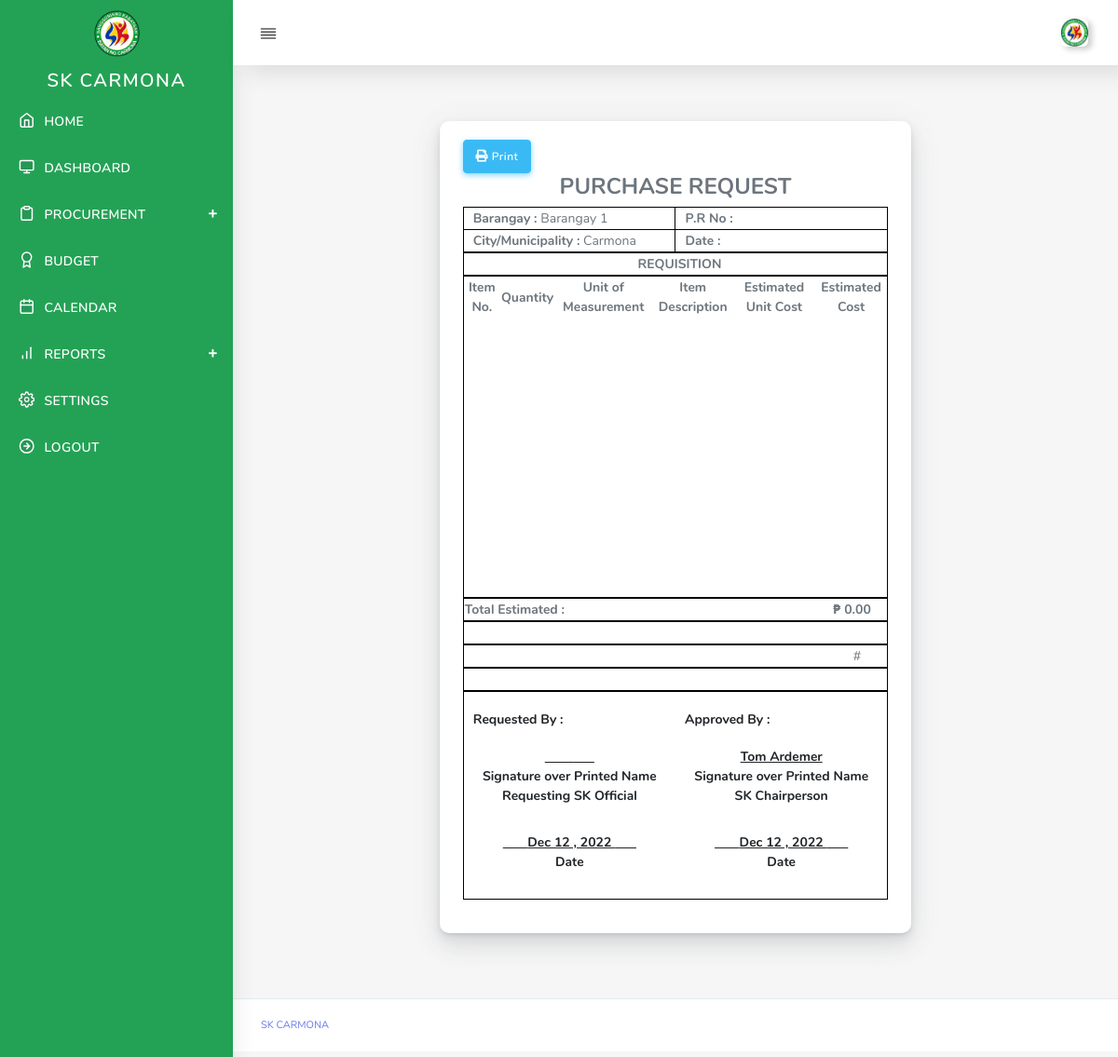
/user/procurement-purchase-request.php (signed in), run on the app's committed database.
### tables this page shows
CREATE TABLE `skaccount` (
  `brgyID` int(11) NOT NULL,
  `barangay_name` varchar(32) NOT NULL,
  `username` varchar(32) NOT NULL,
  `password` varchar(32) NOT NULL,
  `img_profile` text NOT NULL,
  `sk_chairman` varchar(100) NOT NULL,
  `vice_chairman` varchar(100) NOT NULL,
  `secretary` varchar(100) NOT NULL,
  `member1` varchar(100) NOT NULL,
  `member2` varchar(100) NOT NULL,
  `member3` varchar(100) NOT NULL,
  `procuring` varchar(100) NOT NULL,
  `brgy_captain` varchar(100) NOT NULL,
  `committee_approriations` varchar(100) NOT NULL,
  `sk_treasurer` varchar(100) NOT NULL,
  `ai_committee` varchar(100) NOT NULL,
  `budget_officer` varchar(50) NOT NULL,
  `city` varchar(100) NOT NULL,
  `province` varchar(100) NOT NULL,
  `contact` varchar(100) NOT NULL
);

### controller/sk-procurement-reports.php (called while the page is built, shortened)
<?php
$data  = $_SESSION['brgyID'];

### user/procurement-purchase-request.php (the view, shortened to what this page needs)
<?php include('header.php'); ?>
<?php include('nav.php'); ?>
<?php include('../controller/sk-procurement-reports.php'); ?>
	<div class="main-content">
	<div class="row justify-content-center">
	 <div class="col-7">
		    <div class="card">
                  <div class="card-body">
				  <button class="btn btn-info btn-md" type="button" onclick="printDiv('printableArea')"/><i class="fas fa-print"></i> Print </button>
					<?php
					$proid = base64_decode(urldecode($_GET['data']));
					$pr	   = $mysqli->query("SELECT * FROM procurement_goods where brgy_id='$data' and pro_id='$proid'");
					$prres = $pr->fetch_assoc();
					$brgy	 = $mysqli->query("SELECT * FROM skaccount where brgyID ='$data'");
					$brgyres = $brgy->fetch_assoc();
					?>
				  <div id="printableArea">
					  <center><h4> PURCHASE REQUEST </h4> </center>
					  <table class="table-1" style="border:1px solid black;" >
						<tr>
							<td colspan="6"> <strong> Barangay : </strong>  <?php echo $brgyres['barangay_name'];?></td>
							<td colspan="6"><strong> P.R No : </strong> <?php echo $prres['prno'];?></td>
						</tr>
						<tr>
							<td colspan="6"><strong> City/Municipality :</strong>  <?php echo $brgyres['city'];?></td>
							<td colspan="6"><strong> Date : </strong> <?php echo $prres['date_goods'];?> </td>
						</tr>
                      </table>
					   <table class="table-1" style="border:1px solid black;" >
						<tr>
							<td colspan="6" class="text-center"><strong>  REQUISITION </strong></td>
						</tr>
                      </table>
                      <table class="table-2" style="border:1px solid black;width: 100%;">
                        <thead>
                          <tr>
                            <th class="text-center">Item No.</th>
                            <th class="text-center">Quantity</th>
                            <th class="text-center">Unit of Measurement</th>
                            <th class="text-center">Item Description</th>
                            <th class="text-center">Estimated Unit Cost</th>
                            <th class="text-center">Estimated Cost</th>
                          </tr>
                        </thead>
						<tbody>
						<tr><td   colspan="6" class="text-center"></td></tr>
						</tbody>
                      </table>
					   <table class="table-3" style="border:1px solid black;">
						<tr>
							<td colspan="5"> <strong> Total Estimated : </strong> </td>
							<td colspan="0" class="text-center"> <strong> ₱ <?php echo number_format($total,2);?></strong> </td>
						</tr>
                      </table>
					  <table class="table-3" style="border:1px solid black;">
						<tr>
							<td colspan="6">&nbsp;&nbsp;&nbsp;</td>
						</tr>
                      </table>
					  <table class="table-3" style="border:1px solid black;">
						<tr>
							<td colspan="6">&nbsp;&nbsp;&nbsp;</td>
							<td colspan="0" class="text-center">#</td>
						</tr>
                      </table>
					   <table class="table-3" style="border:1px solid black;">
						<tr>
							<td colspan="6">&nbsp;&nbsp;&nbsp;</td>
						</tr>
                      </table>
					    <table class="table" style="border:1px solid black;" >
						<tr>
							<td colspan="6"> <strong> Requested By : </td>
							<td colspan="6"> <strong> Approved By : </td>
						</tr>
						<tr>
							<td colspan="6"  class="text-center"><strong>
							<u>&nbsp;&nbsp;&nbsp; &nbsp;&nbsp;&nbsp;<?php echo $prres['purpose'];?>  &nbsp;&nbsp;&nbsp;&nbsp;&nbsp;&nbsp;</u><br> Signature over Printed Name
							<br> Requesting SK Official</td>
							<td colspan="6"  class="text-center"><strong><u> <?php echo $brgyres['sk_chairman'];?></u><br> Signature over Printed Name  <br> SK Chairperson</td>
						</tr>
						<tr style=" height: 100px;">
							<?php
							$date  = date_create(date('Y-m-d'));
							$today = date_format($date,"M d , Y ");
							?>
							<td colspan="6" class="text-center"> <strong>  <u>&nbsp;&nbsp;&nbsp; &nbsp;&nbsp;&nbsp;<?php echo $today;?>&nbsp;&nbsp;&nbsp;&nbsp;&nbsp;&nbsp;</u><br> Date </td>
							<td colspan="6" class="text-center"> <strong>  <u>&nbsp;&nbsp;&nbsp; &nbsp;&nbsp;&nbsp;<?php echo $today;?>&nbsp;&nbsp;&nbsp;&nbsp;&nbsp;&nbsp;</u><br> Date </td>
						</tr>
                      </table>
                  </div>
                </div>
                </div>
           </div>
           </div>
   </div>
<?php require('footer.php'); ?>

### user/nav.php (shortened to what this page needs)
<?php
include('../config/database.php');
$data     = $_SESSION['brgyID'];
$settings1 = $mysqli->query("SELECT * FROM skaccount where brgyID ='$data'");
while($val1 = $settings1->fetch_object()){
	$profile =  $val1->img_profile;
}
?>
<body>
  <div id="app">
    <div class="main-wrapper main-wrapper-1">
      <div class="navbar-bg"></div>
      <nav class="navbar navbar-expand-lg main-navbar sticky">
        <div class="form-inline mr-auto">
          <ul class="navbar-nav mr-3">
            <li><a href="#" data-toggle="sidebar" class="nav-link nav-link-lg collapse-btn"> <i data-feather="align-justify"></i></a></li>
          </ul>
        </div>
        <ul class="navbar-nav navbar-right">
          <li class="dropdown"><a href="#" data-toggle="dropdown"
              class="nav-link dropdown-toggle nav-link-lg nav-link-user"> <img alt="image" src="../assets/img/barangay/<?php echo $profile;?>"
                class="user-img-radious-style"> <span class="d-sm-none d-lg-inline-block"></span></a>
          </li>
        </ul>
      </nav>
      <div class="main-sidebar sidebar-style-2">
        <aside id="sidebar-wrapper" >
          <div class="sidebar-brand">
            <a href="#"> <img alt="image" src="../assets/img/sk-logo.png" class="header-logo" />
            </a>
          </div>
          <ul class="sidebar-menu" style="background-color:#23a255 !important;">
            <li class="menu-header"><center>SK CARMONA</center></li>
            <li class="dropdown <?php echo $index;?>">
              <a href="index.php" class="nav-link"><i data-feather="home"></i><span>HOME</span></a>
            </li>
			<li class="dropdown <?php echo $dashboard;?>">
              <a href="dashboard.php" class="nav-link"><i data-feather="monitor"></i><span>DASHBOARD</span></a>
            </li>
			<li class="dropdown <?php echo $procurement;?>">
              <a href="procurement.php" class="menu-toggle nav-link has-dropdown"><i data-feather="clipboard"></i><span>PROCUREMENT</span></a>
            </li>
			<li class="dropdown <?php echo $budget;?>">
              <a href="budget.php" class="nav-link"><i data-feather="award"></i><span>BUDGET </span></a>
            </li>
			<li class="dropdown <?php echo $calendar;?>">
              <a href="calendar.php" class="nav-link"><i data-feather="calendar"></i><span>CALENDAR </span></a>
            </li>
			<li class="dropdown <?php echo $reports;?>">
              <a href="announcement.php" class="menu-toggle nav-link has-dropdown"><i data-feather="bar-chart"></i><span>REPORTS </span></a>
            </li>
			<li class="dropdown <?php echo $settings;?>">
              <a href="settings.php" class="nav-link"><i data-feather="settings"></i><span> SETTINGS </span></a>
            </li>
			<li class="dropdown ">
              <a href="logout.php" class="nav-link"><i data-feather="arrow-right-circle"></i><span>LOGOUT</span></a>
            </li>
          </ul>
        </aside>
      </div>

### user/procurement-purchase-request.php (style rules this page uses)
.table-1 { width: 100%; table-layout: fixed; }
.table-1 td { border: 1pt solid black; padding-left: 10px; }
.table-2 tbody tr:last-child { height:300px; }
.table-3 { width: 100%; table-layout: fixed; }

### data on the page
skaccount: img_profile (picture), barangay_name "Barangay 1", city "Carmona", sk_chairman "Tom Ardemer"

### other printed values
$total "0.00"
$today "Dec 12 , 2022"
